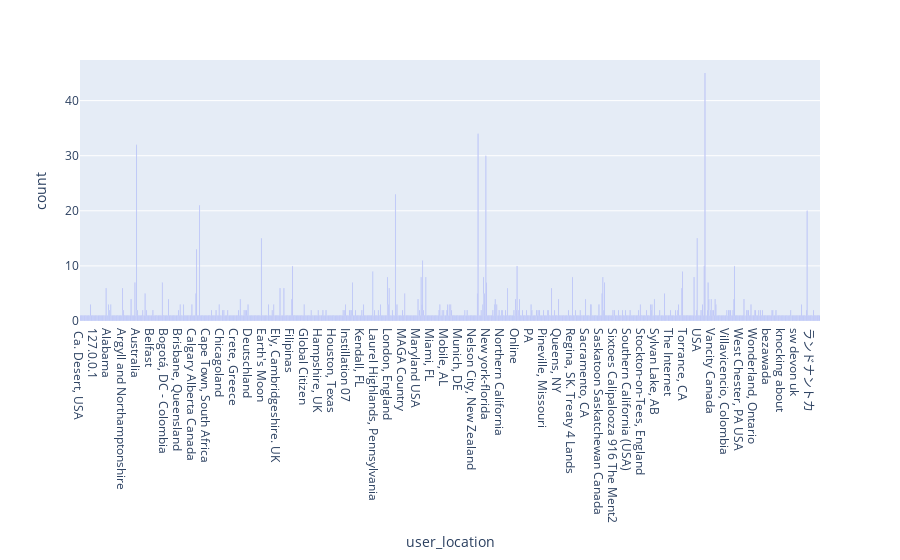

The notebook cell this image was saved under:
### Code cell
fig = px.bar(full_grouped, x='user_location', y='count')
fig.show()

### Figure 1 — Plotly figure (JSON) as saved in the notebook; plotly's stock layout.template omitted (floating-point values rounded to 4 significant figures; data arrays with more than 128 entries replaced by an {"elided": "..."} marker saying what was removed)
{"data": [{"alignmentgroup": "True", "hovertemplate": "user_location=%{x}<br>count=%{y}<extra></extra>", "legendgroup": "", "marker": {"color": "#636efa", "pattern": {"shape": ""}}, "name": "", "offsetgroup": "", "orientation": "v", "showlegend": false, "textposition": "auto", "type": "bar", "x": {"elided": "949 str values"}, "xaxis": "x", "y": {"elided": "949 int values"}, "yaxis": "y"}], "layout": {"barmode": "relative", "legend": {"tracegroupgap": 0}, "margin": {"t": 60}, "xaxis": {"anchor": "y", "domain": [0, 1], "title": {"text": "user_location"}}, "yaxis": {"anchor": "x", "domain": [0, 1], "title": {"text": "count"}}}}
